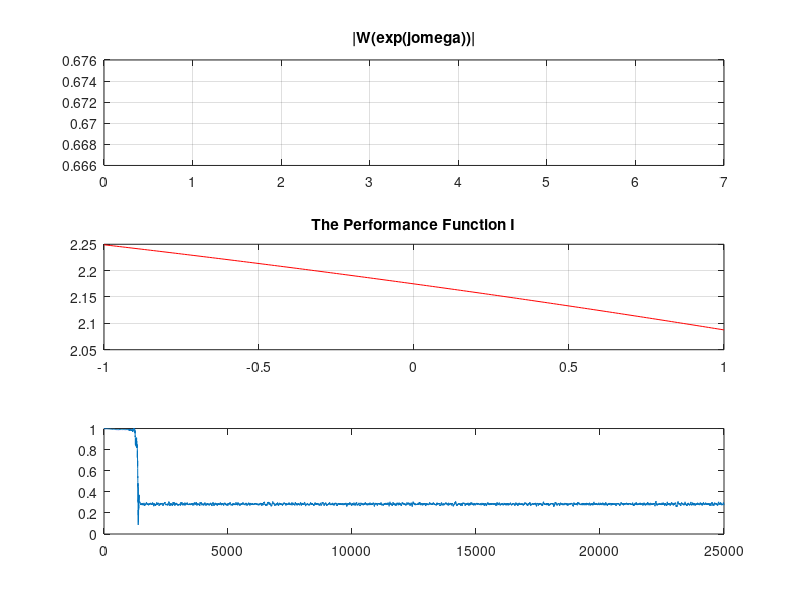

The MATLAB script that drew this image:
% IIR Adaptive Line Enhancement
clear;clc
tic
s=input("enter the parameter s:");
w0=input("enter the parameter w:");
sigma2=input("enter the variance of v(n):");
a=input("enter the constant a:");
k=0:10000000;w=k*2*pi/10000000;
W=(1-s)*(w0-exp(-1i*w))./(1-(1+s)*w0*exp(-1i*w)+s*exp(-2*1i*w));
subplot(3,1,1);
plot(w,abs(W));grid on;
title("|W(exp(j\omega))|");
% the performance function I
subplot(3,1,2);
wo=-1:0.01:1;
W1=(1-s)*(wo-exp(-1i*acos(w0)))./(1-(1+s)*wo*exp(-1i*acos(w0))+s*exp(-2*1i*acos(w0)));
pf1=2*sigma2/(1+s)+(a^2/2)*abs(1-exp(-1i*acos(w0))*W1).^2;
plot(wo,pf1,'r');grid on;
title('The Performance Function I');
% the performance function II for adjusting s
subplot(3,1,3);
pf2=(1+s)/(1-s)*a^2/2*abs(W1).^2+sigma2;
plot(wo,pf2,'b');grid on;
title('The performance Function II');
toc
% IIR ALE(algorithm 1)
clear;clc;
tic
a=sqrt(2);
s=0.75;w0=0;
sigma2=1;
miuw=0.025;mius=0.0005;% the step-size parameters 
theta=input('enter the desired frequency:');
n=0:30000;
x1=zeros(1,length(n));
thetaj=-theta;
for j=0:length(n)-1
thetaj=thetaj+theta;
if thetaj>2*pi
    thetaj=thetaj-2*pi;
end
x1(j+1)=a*sin(thetaj)+wgn(1,1,sigma2);
end
x1(1:3)=0;
y=[0,0,0];
alpha=y;beta=y;
wtest=zeros(1,30000);
for i=3:25000
y(3)=y(2);
y(2)=y(1);
y(1)=(1+s)*w0*y(2)-s*y(3)+(1-s)*(w0*x1(i)-x1(i-1));
e=x1(i+1)-y(1);
alpha(1)=(1+s)*w0*alpha(2)-s*alpha(3)+(1+s)*y(2)+(1-s)*x1(i);
beta(1)=(1+s)*w0*beta(2)-s*beta(3)-(w0*(x1(i)-y(2))-(x1(i-1)-y(3)));
alpha(2:3)=alpha(1:2);
beta(2:3)=beta(1:2);
w0=w0+2*miuw*(1-s)^3*e*alpha(1);
if abs(w0)>0.999
		w0=0.999*sign(w0);
end
s=s+(2*mius/(1-s)^2)*(y(1)*y(1)+(1-s*s)*y(1)*beta(1));
if s<0.25
    s=0.25;
elseif s>0.9
    s=0.9;
end
wtest(i-2)=w0;
end
plot(wtest);
toc
% IIR ALE(algorithm 2)
clear;clc;
tic
a=sqrt(2);w0=0;
s=0.75;theta0=0;
sigma2=0.5;
mius=0.0005;% the step-size parameters 
theta=input('enter the desired frequency:');
n=0:30000;
x1=a*sin(theta*n)+wgn(1,length(n),sigma2);
x1(1:3)=0;
y=[0,0,0];
alpha=y;beta=y;
thetatest=zeros(1,30000);
for i=3:25000
w0=cos(theta0);
y(3)=y(2);
y(2)=y(1);
y(1)=(1+s)*w0*y(2)-s*y(3)+(1-s)*(w0*x1(i)-x1(i-1));
miutheta=0.05*(1-s)^3;    
e=x1(i+1)-y(1);
alpha(1)=(1+s)*w0*alpha(2)-s*alpha(3)-sin(theta0)*((1+s)*y(2)+(1-s)*x1(i));
beta(1)=(1+s)*w0*beta(2)-s*beta(3)-(w0*(x1(i)-y(2))-(x1(i-1)-y(3)));
alpha(2:3)=alpha(1:2);
beta(2:3)=beta(1:2);
theta0=theta0+2*miutheta*e*alpha(1);
if theta0<0.05
	theta0=0.05;
end
s=s+2*mius*((y(1))^2/(1-s)^2+((1+s)/(1-s))*y(1)*beta(1));
if s<0.25
    s=0.25;
elseif s>0.9
    s=0.9;
end
wtest(i-2)=w0;
end
plot(wtest);
toc